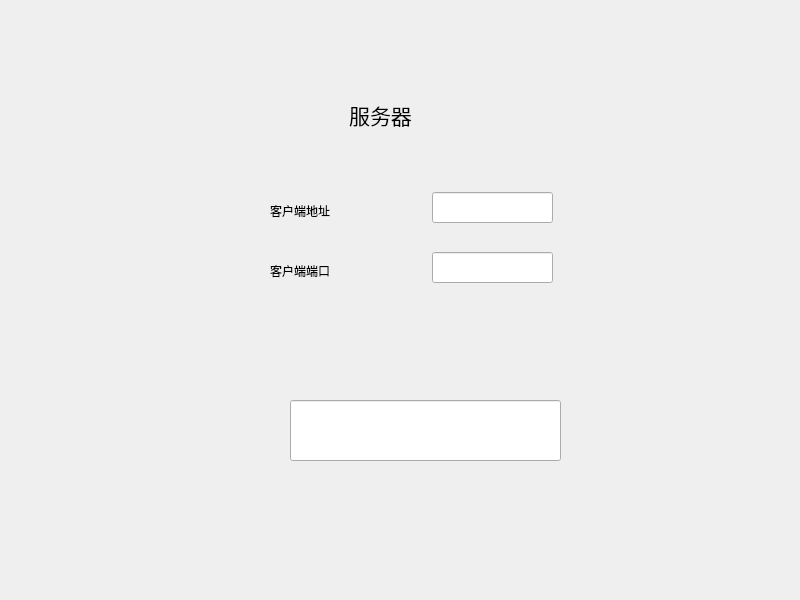
<?xml version="1.0" encoding="UTF-8"?>
<ui version="4.0">
 <class>Widget</class>
 <widget class="QWidget" name="Widget">
  <property name="geometry">
   <rect>
    <x>0</x>
    <y>0</y>
    <width>800</width>
    <height>600</height>
   </rect>
  </property>
  <property name="windowTitle">
   <string>Widget</string>
  </property>
  <widget class="QLabel" name="label">
   <property name="geometry">
    <rect>
     <x>330</x>
     <y>90</y>
     <width>101</width>
     <height>51</height>
    </rect>
   </property>
   <property name="text">
    <string>&lt;html&gt;&lt;head/&gt;&lt;body&gt;&lt;p align=&quot;center&quot;&gt;&lt;span style=&quot; font-size:16pt;&quot;&gt;服务器&lt;/span&gt;&lt;/p&gt;&lt;/body&gt;&lt;/html&gt;</string>
   </property>
  </widget>
  <widget class="QLineEdit" name="ipLineEdit">
   <property name="geometry">
    <rect>
     <x>432</x>
     <y>192</y>
     <width>121</width>
     <height>31</height>
    </rect>
   </property>
  </widget>
  <widget class="QLineEdit" name="portLineEdit">
   <property name="geometry">
    <rect>
     <x>432</x>
     <y>252</y>
     <width>121</width>
     <height>31</height>
    </rect>
   </property>
  </widget>
  <widget class="QLabel" name="label_2">
   <property name="geometry">
    <rect>
     <x>270</x>
     <y>200</y>
     <width>81</width>
     <height>21</height>
    </rect>
   </property>
   <property name="text">
    <string>客户端地址</string>
   </property>
  </widget>
  <widget class="QLabel" name="label_3">
   <property name="geometry">
    <rect>
     <x>270</x>
     <y>260</y>
     <width>81</width>
     <height>21</height>
    </rect>
   </property>
   <property name="text">
    <string>客户端端口</string>
   </property>
  </widget>
  <widget class="QLineEdit" name="mainLineEdit">
   <property name="geometry">
    <rect>
     <x>290</x>
     <y>400</y>
     <width>271</width>
     <height>61</height>
    </rect>
   </property>
  </widget>
 </widget>
 <resources/>
 <connections/>
</ui>
